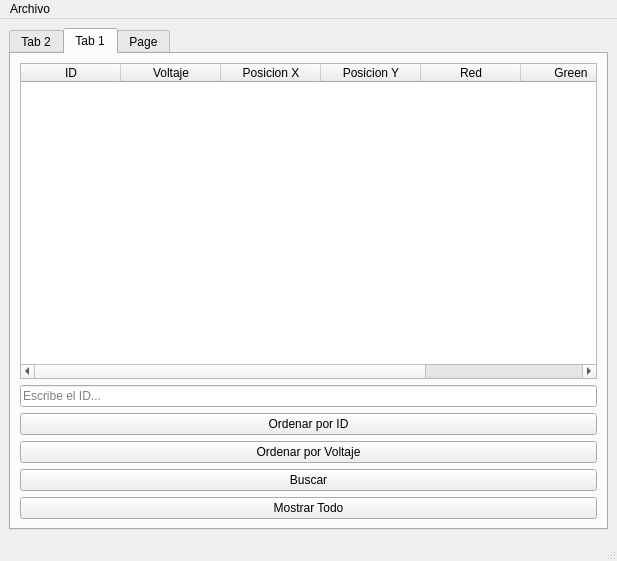
<?xml version="1.0" encoding="UTF-8"?>
<ui version="4.0">
 <class>MainWindow</class>
 <widget class="QMainWindow" name="MainWindow">
  <property name="geometry">
   <rect>
    <x>0</x>
    <y>0</y>
    <width>617</width>
    <height>561</height>
   </rect>
  </property>
  <property name="windowTitle">
   <string>MainWindow</string>
  </property>
  <widget class="QWidget" name="centralwidget">
   <layout class="QGridLayout" name="gridLayout">
    <item row="2" column="1">
     <widget class="QTabWidget" name="tabWidget">
      <property name="currentIndex">
       <number>1</number>
      </property>
      <widget class="QWidget" name="tab_2">
       <attribute name="title">
        <string>Tab 2</string>
       </attribute>
       <layout class="QGridLayout" name="gridLayout_2">
        <item row="13" column="2">
         <widget class="QPushButton" name="pushButton_3">
          <property name="text">
           <string>AgregarFinal</string>
          </property>
         </widget>
        </item>
        <item row="13" column="1">
         <widget class="QPushButton" name="pushButton">
          <property name="text">
           <string>AgregarInicio</string>
          </property>
         </widget>
        </item>
        <item row="3" column="0">
         <widget class="QLineEdit" name="lineEdit_2"/>
        </item>
        <item row="10" column="0">
         <widget class="QLabel" name="label_7">
          <property name="text">
           <string>Green</string>
          </property>
         </widget>
        </item>
        <item row="8" column="0">
         <widget class="QLabel" name="label_5">
          <property name="text">
           <string>Red</string>
          </property>
         </widget>
        </item>
        <item row="13" column="0">
         <widget class="QLineEdit" name="lineEdit_6"/>
        </item>
        <item row="11" column="0">
         <widget class="QLineEdit" name="lineEdit_7"/>
        </item>
        <item row="2" column="0">
         <widget class="QLabel" name="label_2">
          <property name="text">
           <string>Voltaje</string>
          </property>
         </widget>
        </item>
        <item row="6" column="0">
         <widget class="QLabel" name="label_4">
          <property name="text">
           <string>Posicion Y</string>
          </property>
         </widget>
        </item>
        <item row="12" column="0">
         <widget class="QLabel" name="label_6">
          <property name="text">
           <string>Blue</string>
          </property>
         </widget>
        </item>
        <item row="9" column="0">
         <widget class="QLineEdit" name="lineEdit_5"/>
        </item>
        <item row="1" column="1" rowspan="10" colspan="3">
         <widget class="QPlainTextEdit" name="plainTextEdit"/>
        </item>
        <item row="4" column="0">
         <widget class="QLabel" name="label_3">
          <property name="text">
           <string>Posicion X</string>
          </property>
         </widget>
        </item>
        <item row="1" column="0">
         <widget class="QLineEdit" name="lineEdit"/>
        </item>
        <item row="5" column="0">
         <widget class="QLineEdit" name="lineEdit_3"/>
        </item>
        <item row="13" column="3">
         <widget class="QPushButton" name="pushButton_2">
          <property name="text">
           <string>Mostrar</string>
          </property>
         </widget>
        </item>
        <item row="7" column="0">
         <widget class="QLineEdit" name="lineEdit_4"/>
        </item>
        <item row="0" column="0">
         <widget class="QLabel" name="label">
          <property name="text">
           <string>ID</string>
          </property>
         </widget>
        </item>
       </layout>
      </widget>
      <widget class="QWidget" name="tab">
       <attribute name="title">
        <string>Tab 1</string>
       </attribute>
       <layout class="QGridLayout" name="gridLayout_3">
        <item row="0" column="0">
         <widget class="QTableWidget" name="tableWidget">
          <column>
           <property name="text">
            <string>ID</string>
           </property>
          </column>
          <column>
           <property name="text">
            <string>Voltaje</string>
           </property>
          </column>
          <column>
           <property name="text">
            <string>Posicion X</string>
           </property>
          </column>
          <column>
           <property name="text">
            <string>Posicion Y</string>
           </property>
          </column>
          <column>
           <property name="text">
            <string>Red</string>
           </property>
          </column>
          <column>
           <property name="text">
            <string>Green</string>
           </property>
          </column>
          <column>
           <property name="text">
            <string>Blue</string>
           </property>
          </column>
         </widget>
        </item>
        <item row="6" column="0">
         <widget class="QPushButton" name="pushButton_5">
          <property name="text">
           <string>Mostrar Todo</string>
          </property>
         </widget>
        </item>
        <item row="3" column="0">
         <widget class="QPushButton" name="pushButton_7">
          <property name="text">
           <string>Ordenar por ID</string>
          </property>
         </widget>
        </item>
        <item row="2" column="0">
         <widget class="QLineEdit" name="lineEdit_8">
          <property name="contextMenuPolicy">
           <enum>Qt::DefaultContextMenu</enum>
          </property>
          <property name="inputMask">
           <string/>
          </property>
          <property name="text">
           <string/>
          </property>
          <property name="maxLength">
           <number>32767</number>
          </property>
          <property name="placeholderText">
           <string>Escribe el ID...</string>
          </property>
         </widget>
        </item>
        <item row="5" column="0">
         <widget class="QPushButton" name="pushButton_4">
          <property name="text">
           <string>Buscar</string>
          </property>
         </widget>
        </item>
        <item row="4" column="0">
         <widget class="QPushButton" name="pushButton_8">
          <property name="text">
           <string>Ordenar por Voltaje</string>
          </property>
         </widget>
        </item>
       </layout>
      </widget>
      <widget class="QWidget" name="tab_3">
       <property name="enabled">
        <bool>true</bool>
       </property>
       <attribute name="title">
        <string>Page</string>
       </attribute>
       <layout class="QGridLayout" name="gridLayout_4">
        <item row="0" column="0">
         <widget class="QGraphicsView" name="graphicsView"/>
        </item>
        <item row="1" column="1">
         <widget class="QPushButton" name="pushButton_6">
          <property name="text">
           <string>Dibujar particulas</string>
          </property>
         </widget>
        </item>
       </layout>
      </widget>
     </widget>
    </item>
   </layout>
  </widget>
  <widget class="QMenuBar" name="menubar">
   <property name="geometry">
    <rect>
     <x>0</x>
     <y>0</y>
     <width>617</width>
     <height>25</height>
    </rect>
   </property>
   <widget class="QMenu" name="menuArchivo">
    <property name="title">
     <string>Archivo</string>
    </property>
    <addaction name="actionOpen"/>
    <addaction name="actionSave"/>
   </widget>
   <addaction name="menuArchivo"/>
  </widget>
  <widget class="QStatusBar" name="statusbar"/>
  <action name="actionOpen">
   <property name="text">
    <string>Open</string>
   </property>
  </action>
  <action name="actionSave">
   <property name="text">
    <string>Save</string>
   </property>
  </action>
 </widget>
 <resources/>
 <connections/>
</ui>
